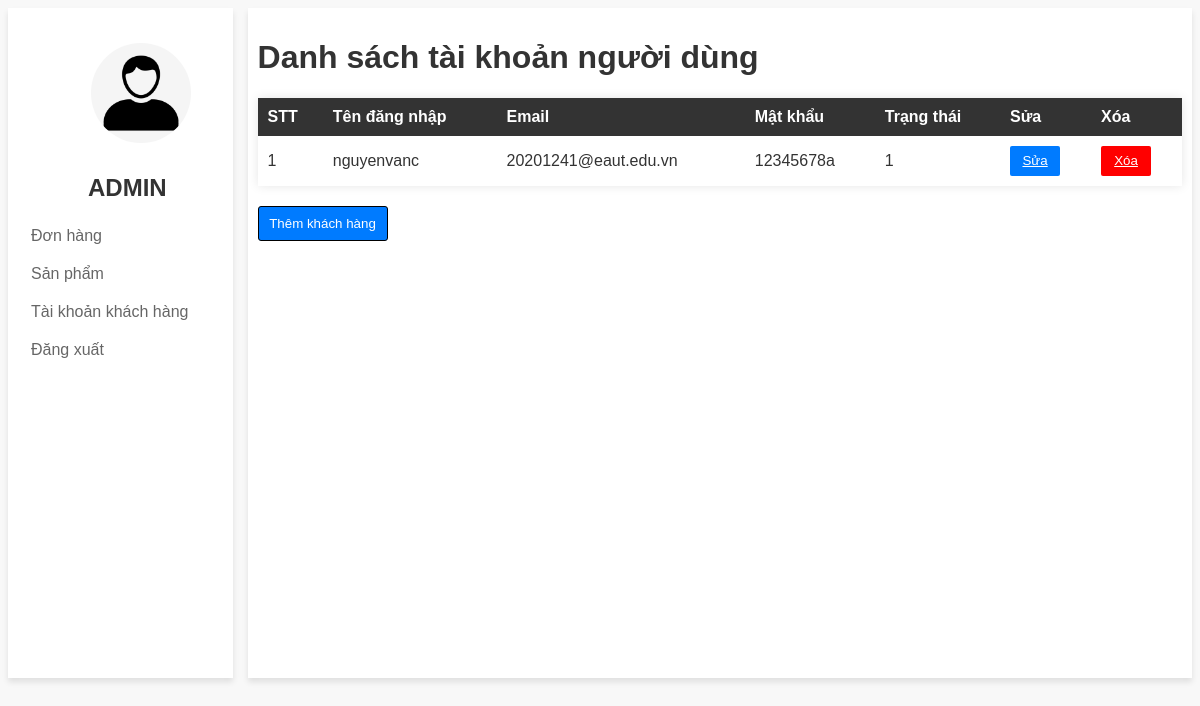
Screenshot of /INTERFACE/giaoDien/CRUD2/indexuser.php with the database file from the repository.
### tables this page shows
CREATE TABLE `user` (
  `user_id` int(11) NOT NULL,
  `user_name` varchar(255) NOT NULL,
  `email` varchar(255) NOT NULL,
  `password` varchar(255) NOT NULL,
  `repassword` varchar(255) NOT NULL,
  `trang_thai` tinyint(1) NOT NULL
);

### INTERFACE/giaoDien/CRUD2/users/lietke.php (the view)
<?php
    $sqluser = 'SELECT * FROM user';
    $query_user = mysqli_query($connect, $sqluser);
?>
<div class="wapper_container">
    <div class="sidebar">
        <h2>
            <a href="admin.php">
                <img src="./img/adminn.jpg" alt="">
            </a>
            <h2 style="margin-left: 70px;" >ADMIN</h2>
        </h2>
        <ul>
            <li><a href="./sanpham/danhsach.php">Đơn hàng</a></li>
            <li><a href="index.php?page_layout=danhsach">Sản phẩm</a></li>
            <li><a href="indexuser.php?page_layout=lietke">Tài khoản khách hàng</a></li>
            <li><a href="../views/index.php">Đăng xuất</a></li>
        </ul>
    </div>
    <div class="container_lietke">
		<h1>Danh sách tài khoản người dùng</h1>
		<table>
			<thead>
				<tr>
                    <th>STT</th>
					<th>Tên đăng nhập</th>
					<th>Email</th>
                    <th>Mật khẩu</th>
					<th>Trạng thái</th>
                    <th>Sửa</th>
                    <th>Xóa</th>
				</tr>
			</thead>
			<tbody>
            <?php
                $i = 1;
                while($row = mysqli_fetch_assoc($query_user)){?>
                    <tr>
                        <td><?php echo $i++; ?></td>
                        <td><?php echo $row['user_name']?></td>
                        <td><?php echo $row['email'] ?></td>
                        <td><?php echo $row['password'] ?></td>
                        <td><?php echo $row['trang_thai'] ?></td>
                        <?php $a = $row['user_id']; ?>
                            <td >
                                <button style="width: 50px; height:30px; border-radius: 2px; border: none; background: #007bff; text-align: center;">
                                    <a style="color: white;" href="indexuser.php?page_layout=suauser&id=<?php echo $a; ?>">Sửa</a>
                                </button>
                            </td>
                            <td >
                                <button style="width: 50px; height:30px; background: #FF0000; border-radius: 2px; border: none;">
                                    <a style="color: white;"  href="indexuser.php?page_layout=xoauser&id=<?php echo $row['user_id']; ?>">Xóa</a>
                                </button>
                            </td>
                    </tr>
                <?php } ?>
			</tbody>
		</table>
        <button style="width: 130px; height:35px; background: #007bff; text-align: center; border: 1px solid; border-radius: 3px; ">
            <a style="text-decoration: none; color: white;" href="indexuser.php?page_layout=themuser">Thêm khách hàng</a>
        </button>
	</div>

### INTERFACE/giaoDien/CRUD2/mains.css (style rules this page uses)
body { font-family: Arial, sans-serif; color: #333; background-color: #f8f8f8; }
.wapper_container { display: flex; }
.sidebar { width: 250px; padding: 10px; background-color: #fff; box-shadow: 0 4px 6px rgba(0, 0, 0, 0.1); }
.sidebar h2 { align-items: center; }
.sidebar h2 img { width: 100px; height: 100px; margin-left: 60px; border-radius: 50px; }
.sidebar ul { list-style: none; margin: 0; padding: 0; }
.sidebar li { margin-bottom: 10px; }
.sidebar a { display: block; padding: 5px 10px; color: #666; text-decoration: none; border-left: 3px solid transparent; transition: border-left-color 0.2s ease-in-out; }
.container_lietke { width: 80%; margin: auto; padding-top: 50px; margin-left: 15px; width: 1130px; padding: 10px; background-color: #fff; box-shadow: 0 4px 6px rgba(0, 0, 0, 0.1); height: 650px; margin-left: 15px; }
table { border-collapse: collapse; background-color: #fff; width: 100%; margin-bottom: 20px; box-shadow: 0px 0px 10px rgba(0, 0, 0, 0.1); }
table th, table td { padding: 10px; text-align: left; }
table th { background-color: #333; color: #fff; }

### rows the page displays
user: user_name "nguyenvanc", email "20201241@eaut.edu.vn", password "12345678a", trang_thai "1"
